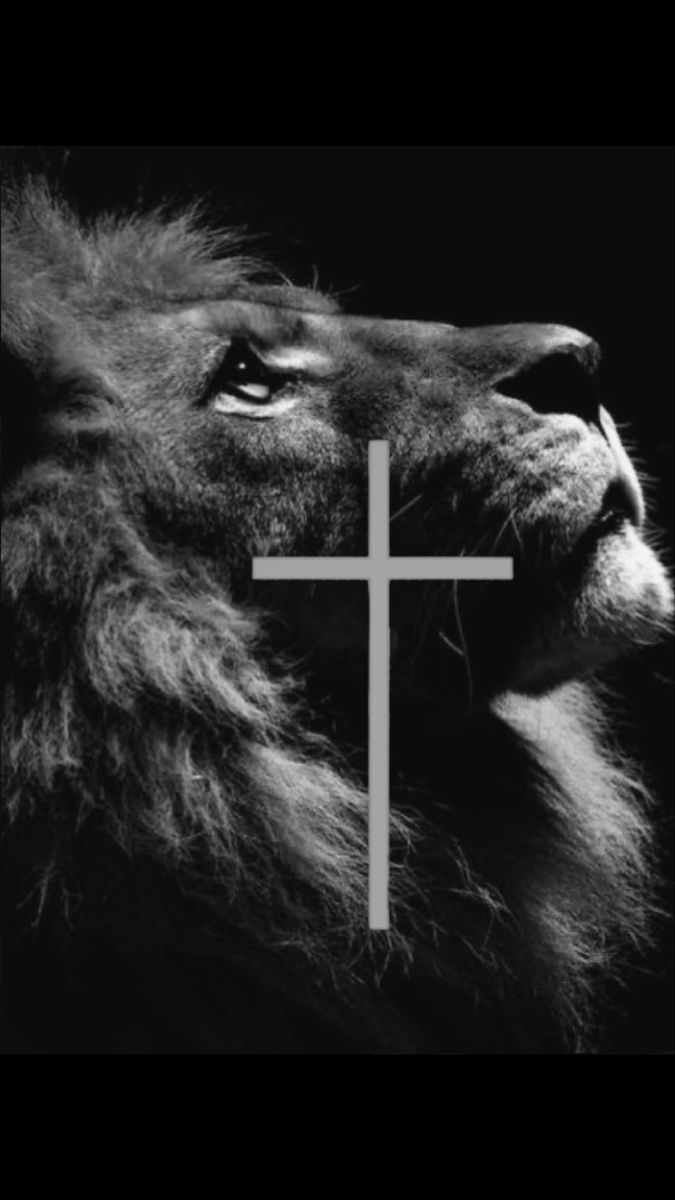
#> input picture src/assets/wallpapers/etIR06XJyK5P.jpg, 675 x 1200 px, found by its file name
$ python generate-verse-image.py src/assets/wallpapers/fmli6E1VQpuL.jpg src/assets/wallpapers/XqCZAP7AAJhm.jpg out.png
#> lines starting #> are read from the running program, lines starting #| are printed output that depends on the picture
#!/usr/bin/env python3
"""
Script para gerar imagens de versículos com papéis de parede cristãos
"""
import sys
import json
import os
import random
from PIL import Image, ImageDraw, ImageFont
import textwrap

def generate_verse_image(verse_text, verse_reference, output_path):
    """Gera uma imagem com versículo sobre um papel de parede cristão"""
#> called with verse_text = 'src/assets/wallpapers/fmli6E1VQpuL.jpg', verse_reference = 'src/assets/wallpapers/XqCZAP7AAJhm.jpg', output_path = 'out.png'

    # Lista de wallpapers disponíveis
    wallpapers_dir = "/home/ubuntu/adventista-play/src/assets/wallpapers"
    wallpapers = [
        "fmli6E1VQpuL.jpg",  # Cruz com céu dourado
        "XqCZAP7AAJhm.jpg",  # Ressurreição
        "ils9Xhm7aTWZ.jpg",  # Jesus nas nuvens
        "etIR06XJyK5P.jpg",  # Cruz com pôr do sol
        "dJ6Q0EMHrIpx.jpg",  # Jesus minimalista
    ]

    # Selecionar wallpaper aleatório
    wallpaper_file = random.choice(wallpapers)
    wallpaper_path = os.path.join(wallpapers_dir, wallpaper_file)

    # Abrir e redimensionar wallpaper para formato Stories (1080x1920)
    img = Image.open(wallpaper_path)
#> img is the input picture: PIL image 675x1200 RGB; min 0, max 251, mean 36.2
    img = img.resize((1080, 1920), Image.Resampling.LANCZOS)
#> img: PIL image 1080x1920 RGB

    # Criar camada de overlay escura para melhor legibilidade
    overlay = Image.new('RGBA', img.size, (0, 0, 0, 120))
    img = img.convert('RGBA')
#> img: PIL image 1080x1920 RGBA
    img = Image.alpha_composite(img, overlay)
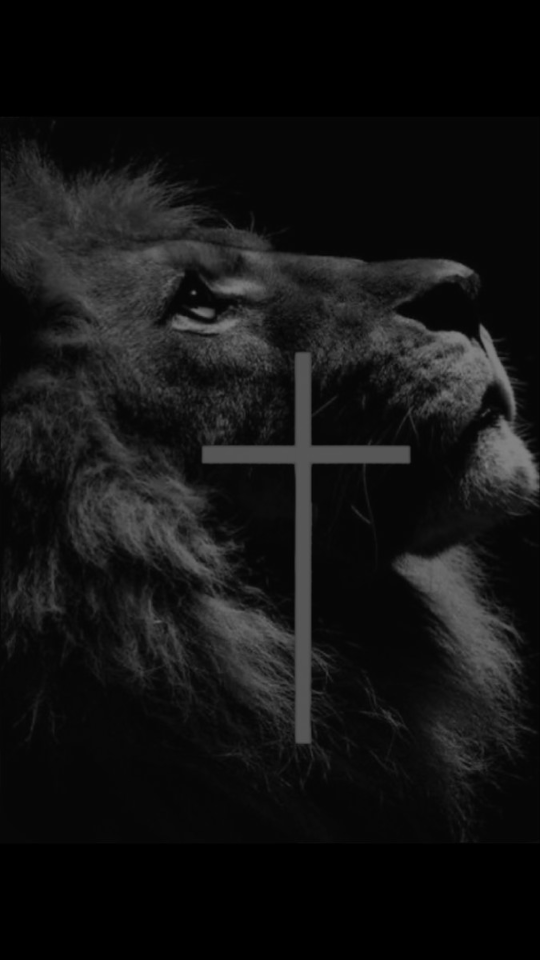
#> img: PIL image 1080x1920 RGBA (shown at 1/2 size); mean R, G, B, A 19.1, 19.1, 19.1, 255

    # Preparar para desenhar texto
    draw = ImageDraw.Draw(img)

    # Tentar carregar fontes (fallback para default se não encontrar)
    try:
        font_verse = ImageFont.truetype("/usr/share/fonts/truetype/dejavu/DejaVuSans-Bold.ttf", 48)
        font_ref = ImageFont.truetype("/usr/share/fonts/truetype/dejavu/DejaVuSans.ttf", 36)
        font_footer = ImageFont.truetype("/usr/share/fonts/truetype/dejavu/DejaVuSans.ttf", 28)
    except:
        font_verse = ImageFont.load_default()
        font_ref = ImageFont.load_default()
        font_footer = ImageFont.load_default()

    # Quebrar texto do versículo em linhas
    max_width = 35  # caracteres por linha
    wrapped_text = textwrap.fill(verse_text, width=max_width)

    # Calcular posição centralizada
    y_position = 600

    # Desenhar texto do versículo (com sombra para melhor legibilidade)
    for line in wrapped_text.split('\n'):
        # Sombra
        bbox = draw.textbbox((0, 0), line, font=font_verse)
        text_width = bbox[2] - bbox[0]
        x_position = (1080 - text_width) // 2
        draw.text((x_position + 3, y_position + 3), line, fill=(0, 0, 0, 200), font=font_verse)
        # Texto principal
        draw.text((x_position, y_position), line, fill=(255, 255, 255, 255), font=font_verse)
        y_position += 60
#> this loop made 2 passes
#> (bbox, text_width, x_position) on passes 1 to 2: ((0, 9, 1001, 55), 1001, 39), ((-2, 9, 85, 55), 87, 496)
#> after the loop, y_position = 720

    # Desenhar referência
    y_position += 40
#> y_position = 760
    bbox = draw.textbbox((0, 0), verse_reference, font=font_ref)
#> bbox = (0, 7, 751, 41)
    text_width = bbox[2] - bbox[0]
#> text_width = 751
    x_position = (1080 - text_width) // 2
#> x_position = 164
    draw.text((x_position + 2, y_position + 2), verse_reference, fill=(0, 0, 0, 200), font=font_ref)
    draw.text((x_position, y_position), verse_reference, fill=(123, 179, 66, 255), font=font_ref)

    # Adicionar logo/marca d'água no rodapé
    footer_text = "www.adventistaplay.online"
    y_footer = 1800
    bbox = draw.textbbox((0, 0), footer_text, font=font_footer)
#> bbox = (0, 5, 373, 32)
    text_width = bbox[2] - bbox[0]
#> text_width = 373
    x_position = (1080 - text_width) // 2
#> x_position = 353
    draw.text((x_position + 2, y_footer + 2), footer_text, fill=(0, 0, 0, 180), font=font_footer)
    draw.text((x_position, y_footer), footer_text, fill=(255, 255, 255, 220), font=font_footer)

    # Converter de volta para RGB e salvar
    img = img.convert('RGB')
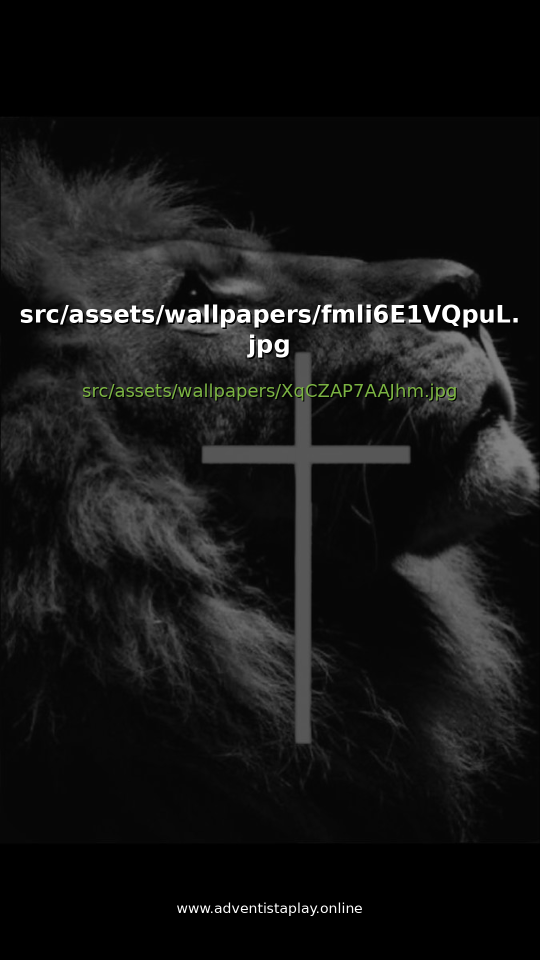
#> img: PIL image 1080x1920 RGB (shown at 1/2 size); mean R, G, B 21.3, 21.5, 21.1
    img.save(output_path, 'JPEG', quality=95)

    return output_path

if __name__ == "__main__":
    if len(sys.argv) != 4:
        print("Uso: generate-verse-image.py <texto> <referencia> <output>")
        sys.exit(1)

    verse_text = sys.argv[1]
    verse_reference = sys.argv[2]
    output_path = sys.argv[3]

    result = generate_verse_image(verse_text, verse_reference, output_path)
    print(json.dumps({"success": True, "path": result}))
